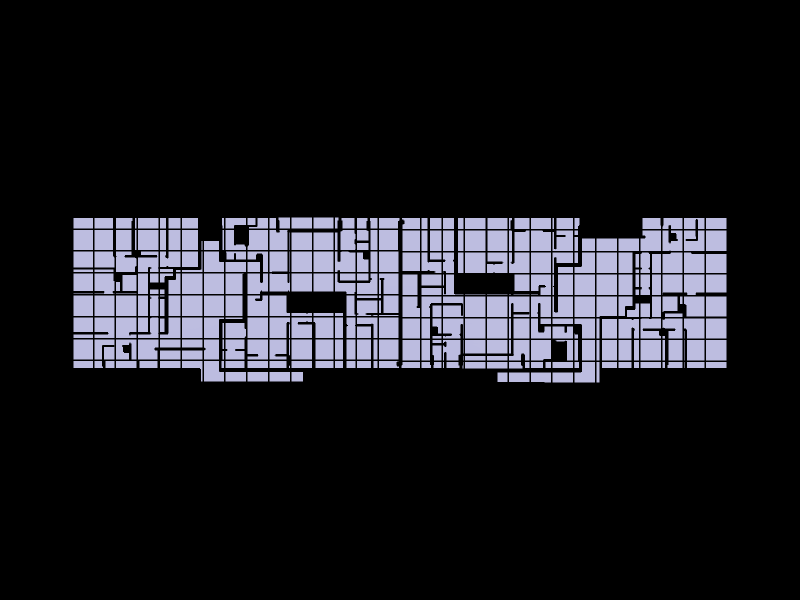

Source (notebook cell):
### Markdown cell above
## 10. Show the resulting shell

### Code cell
Topology.Show(shell,
              camera=[0,0,6],
              faceColor=[210,210,250],
              faceOpacity=0.9,
              edgeColor="black",
              edgeWidth=3,
              showVertices=False,
              backgroundColor="black",
              width=800,
              height=600,
              renderer = renderer)

### Figure 1 — Plotly figure (JSON) as saved in the notebook; plotly's stock layout.template omitted (floating-point values rounded to 4 significant figures; data arrays with more than 128 entries replaced by an {"elided": "..."} marker saying what was removed)
{"data": [{"hoverinfo": "text", "legendgroup": "2", "legendrank": 2, "line": {"color": "black", "dash": "solid", "width": 3}, "marker": {"size": 0}, "mode": "lines", "name": "1: Untitled (Edges)", "showlegend": false, "text": "", "type": "scatter3d", "x": {"elided": "5310 float values"}, "y": {"elided": "5310 float values"}, "z": {"elided": "5310 int values"}}, {"cmax": 1, "cmin": 0, "color": "#D2D2FA", "colorscale": [[0, "#440154"], [0.1111, "#482878"], [0.2222, "#3e4989"], [0.3333, "#31688e"], [0.4444, "#26828e"], [0.5556, "#1f9e89"], [0.6667, "#35b779"], [0.7778, "#6ece58"], [0.8889, "#b5de2b"], [1, "#fde725"]], "flatshading": true, "hoverinfo": "text", "hovertext": "", "i": {"elided": "1547 int values"}, "j": {"elided": "1547 int values"}, "k": {"elided": "1547 int values"}, "legendgroup": "3", "legendrank": 3, "lighting": {"facenormalsepsilon": 0}, "name": "1: Untitled (Faces)", "opacity": 0.9, "showlegend": false, "showscale": false, "text": "", "type": "mesh3d", "x": {"elided": "1367 float values"}, "y": {"elided": "1367 float values"}, "z": {"elided": "1367 int values"}}], "layout": {"autosize": true, "height": 600, "margin": {"b": 40, "l": 40, "r": 40, "t": 40}, "paper_bgcolor": "#000000", "plot_bgcolor": "#000000", "scene": {"aspectmode": "data", "camera": {"center": {"x": 0, "y": 0, "z": 0}, "eye": {"x": 0, "y": 0, "z": 6}, "projection": {"type": "perspective"}, "up": {"x": 0, "y": 1, "z": 0}}, "xaxis": {"visible": false}, "yaxis": {"visible": false}, "zaxis": {"visible": false}}, "showlegend": true, "width": 800, "xaxis": {"showgrid": false, "visible": false, "zeroline": false}, "yaxis": {"showgrid": false, "visible": false, "zeroline": false}}}
